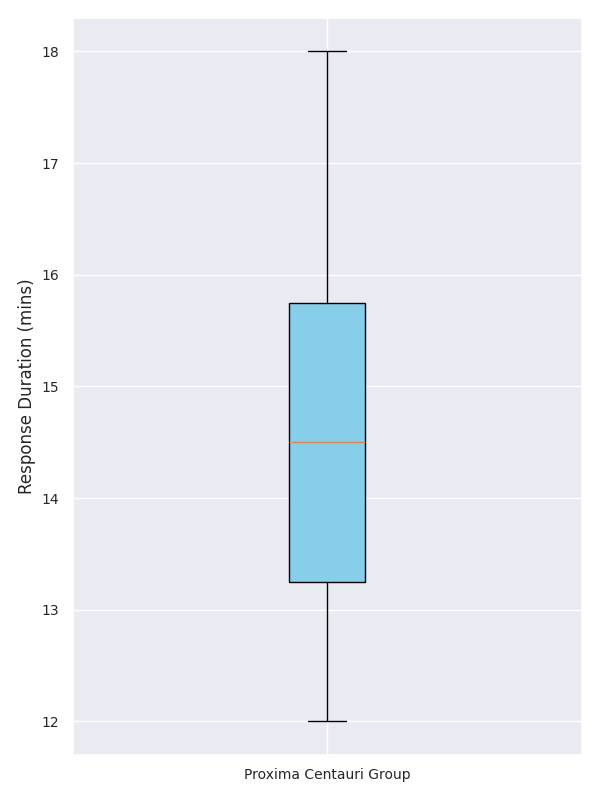

Python code for this plot:
import matplotlib.pyplot as plt

alpha_centauri_latency = [12, 14, 15, 13, 18, 16, 17, 14, 12, 15]

plt.figure(figsize=(6, 8))
plt.boxplot(alpha_centauri_latency, vert=True, patch_artist=True, boxprops=dict(facecolor='skyblue'))

# Randomly altered text elements for the chart
plt.ylabel('Response Duration (mins)')
plt.yticks(fontsize=10)
plt.xticks([1], ['Proxima Centauri Group'], fontsize=10)

plt.tight_layout()
plt.show()
